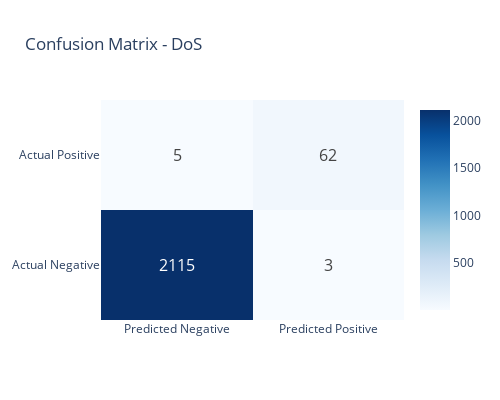
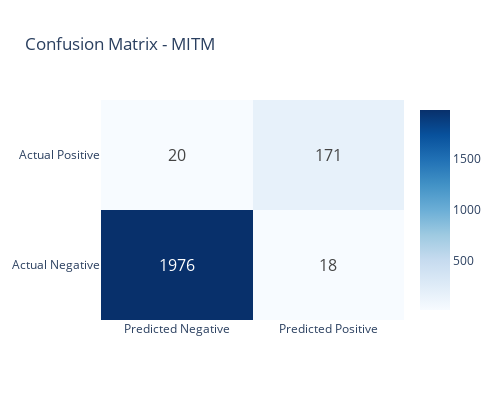

Source (notebook cell) for these figures, in order:
### Code cell
# Plot confusion matrices for each attack type
for attack_type, results in multiclass_results.items():
    fig = go.Figure(data=go.Heatmap(
        z=results['confusion_matrix'],
        x=['Predicted Negative', 'Predicted Positive'],
        y=['Actual Negative', 'Actual Positive'],
        text=results['confusion_matrix'],
        texttemplate="%{text}",
        textfont={"size": 16},
        colorscale='Blues'
    ))
    
    fig.update_layout(
        title=f'Confusion Matrix - {attack_type}',
        height=400,
        width=500
    )
    
    fig.show()

### Figure 1 — Plotly figure (JSON) as saved in the notebook; plotly's stock layout.template omitted (floating-point values rounded to 4 significant figures)
{"data": [{"colorscale": [[0, "rgb(247,251,255)"], [0.125, "rgb(222,235,247)"], [0.25, "rgb(198,219,239)"], [0.375, "rgb(158,202,225)"], [0.5, "rgb(107,174,214)"], [0.625, "rgb(66,146,198)"], [0.75, "rgb(33,113,181)"], [0.875, "rgb(8,81,156)"], [1, "rgb(8,48,107)"]], "text": [[2115, 3], [5, 62]], "textfont": {"size": 16}, "texttemplate": "%{text}", "type": "heatmap", "x": ["Predicted Negative", "Predicted Positive"], "y": ["Actual Negative", "Actual Positive"], "z": [[2115, 3], [5, 62]]}], "layout": {"height": 400, "title": {"text": "Confusion Matrix - DoS"}, "width": 500}}

### Figure 2 — Plotly figure (JSON) as saved in the notebook; plotly's stock layout.template omitted (floating-point values rounded to 4 significant figures)
{"data": [{"colorscale": [[0, "rgb(247,251,255)"], [0.125, "rgb(222,235,247)"], [0.25, "rgb(198,219,239)"], [0.375, "rgb(158,202,225)"], [0.5, "rgb(107,174,214)"], [0.625, "rgb(66,146,198)"], [0.75, "rgb(33,113,181)"], [0.875, "rgb(8,81,156)"], [1, "rgb(8,48,107)"]], "text": [[1976, 18], [20, 171]], "textfont": {"size": 16}, "texttemplate": "%{text}", "type": "heatmap", "x": ["Predicted Negative", "Predicted Positive"], "y": ["Actual Negative", "Actual Positive"], "z": [[1976, 18], [20, 171]]}], "layout": {"height": 400, "title": {"text": "Confusion Matrix - MITM"}, "width": 500}}
